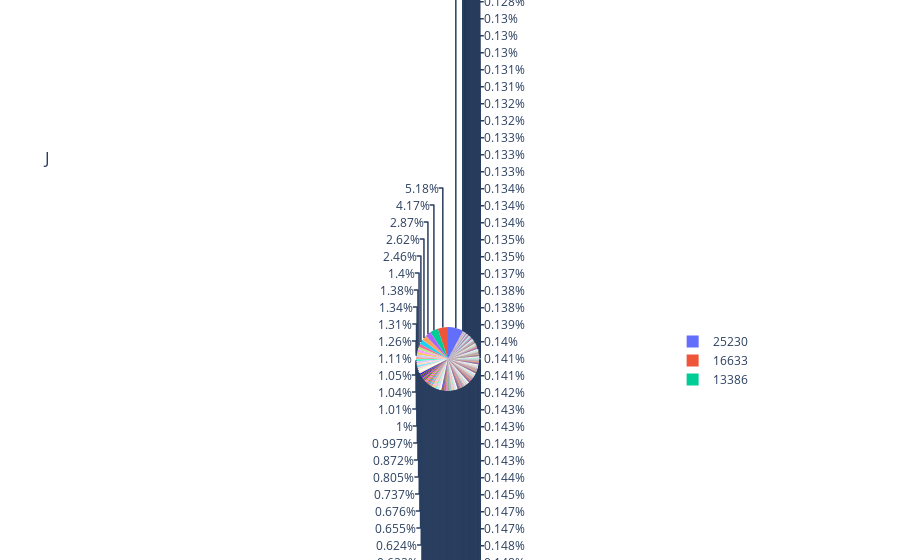

The notebook cell this image was saved under:
### Code cell
#px pie chart
fig = px.pie(dflt22, values='J', names='J', title='J')
fig.show()

### Figure 1 — Plotly figure (JSON) as saved in the notebook; plotly's stock layout.template omitted (floating-point values rounded to 4 significant figures; data arrays with more than 128 entries replaced by an {"elided": "..."} marker saying what was removed)
{"data": [{"domain": {"x": [0, 1], "y": [0, 1]}, "hovertemplate": "J=%{value}<extra></extra>", "labels": {"elided": "721 int values"}, "legendgroup": "", "name": "", "showlegend": true, "type": "pie", "values": {"elided": "721 int values"}}], "layout": {"legend": {"tracegroupgap": 0}, "title": {"text": "J"}}}
